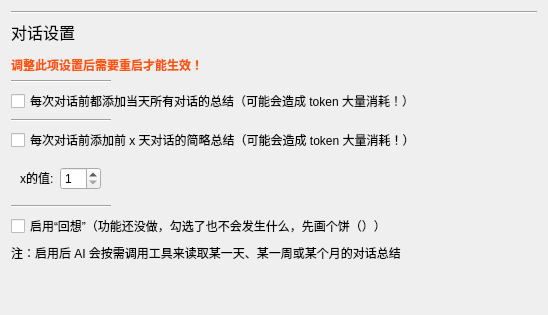
             <widget class="QWidget" name="scrollAreaWidgetContents_8">
              <property name="geometry">
               <rect>
                <x>0</x>
                <y>0</y>
                <width>548</width>
                <height>315</height>
               </rect>
              </property>
              <layout class="QVBoxLayout" name="verticalLayout_23">
               <item>
                <widget class="Line" name="line">
                 <property name="orientation">
                  <enum>Qt::Horizontal</enum>
                 </property>
                </widget>
               </item>
               <item>
                <widget class="QLabel" name="talkSettingTopLabel">
                 <property name="text">
                  <string>&lt;html&gt;&lt;head/&gt;&lt;body&gt;&lt;p&gt;&lt;span style=&quot; font-size:12pt;&quot;&gt;对话设置&lt;/span&gt;&lt;/p&gt;&lt;p&gt;&lt;span style=&quot; font-weight:600; color:#ff5500;&quot;&gt;调整此项设置后需要重启才能生效！&lt;/span&gt;&lt;/p&gt;&lt;/body&gt;&lt;/html&gt;</string>
                 </property>
                </widget>
               </item>
               <item>
                <widget class="Line" name="line_2">
                 <property name="maximumSize">
                  <size>
                   <width>100</width>
                   <height>16777215</height>
                  </size>
                 </property>
                 <property name="orientation">
                  <enum>Qt::Horizontal</enum>
                 </property>
                </widget>
               </item>
               <item>
                <widget class="QCheckBox" name="addSameDayHisSummaryCheckBox">
                 <property name="text">
                  <string>每次对话前都添加当天所有对话的总结（可能会造成 token 大量消耗！）</string>
                 </property>
                </widget>
               </item>
               <item>
                <widget class="Line" name="line_3">
                 <property name="maximumSize">
                  <size>
                   <width>100</width>
                   <height>16777215</height>
                  </size>
                 </property>
                 <property name="orientation">
                  <enum>Qt::Horizontal</enum>
                 </property>
                </widget>
               </item>
               <item>
                <widget class="QCheckBox" name="addXDayAgoHisSummaryCheckBox">
                 <property name="text">
                  <string>每次对话前添加前 x 天对话的简略总结（可能会造成 token 大量消耗！）</string>
                 </property>
                </widget>
               </item>
               <item>
                <widget class="QWidget" name="widget" native="true">
                 <layout class="QHBoxLayout" name="horizontalLayout">
                  <item>
                   <widget class="QLabel" name="label_3">
                    <property name="maximumSize">
                     <size>
                      <width>16777215</width>
                      <height>16777215</height>
                     </size>
                    </property>
                    <property name="text">
                     <string>&lt;html&gt;&lt;head/&gt;&lt;body&gt;&lt;p&gt;x的值:&lt;/p&gt;&lt;/body&gt;&lt;/html&gt;</string>
                    </property>
                   </widget>
                  </item>
                  <item>
                   <widget class="QSpinBox" name="addXDayAgoHisSummarySpinBox">
                    <property name="minimum">
                     <number>1</number>
                    </property>
                    <property name="maximum">
                     <number>30</number>
                    </property>
                   </widget>
                  </item>
                  <item>
                   <spacer name="horizontalSpacer">
                    <property name="orientation">
                     <enum>Qt::Horizontal</enum>
                    </property>
                    <property name="sizeHint" stdset="0">
                     <size>
                      <width>40</width>
                      <height>20</height>
                     </size>
                    </property>
                   </spacer>
                  </item>
                 </layout>
                </widget>
               </item>
               <item>
                <widget class="Line" name="line_4">
                 <property name="maximumSize">
                  <size>
                   <width>100</width>
                   <height>16777215</height>
                  </size>
                 </property>
                 <property name="orientation">
                  <enum>Qt::Horizontal</enum>
                 </property>
                </widget>
               </item>
               <item>
                <widget class="QCheckBox" name="enableRecallCheckBox">
                 <property name="text">
                  <string>启用“回想”（功能还没做，勾选了也不会发生什么，先画个饼（））</string>
                 </property>
                </widget>
               </item>
               <item>
                <widget class="QLabel" name="label_4">
                 <property name="text">
                  <string>注：启用后 AI 会按需调用工具来读取某一天、某一周或某个月的对话总结</string>
                 </property>
                </widget>
               </item>
               <item>
                <spacer name="verticalSpacer_28">
                 <property name="orientation">
                  <enum>Qt::Vertical</enum>
                 </property>
                 <property name="sizeHint" stdset="0">
                  <size>
                   <width>20</width>
                   <height>40</height>
                  </size>
                 </property>
                </spacer>
               </item>
              </layout>
             </widget>
